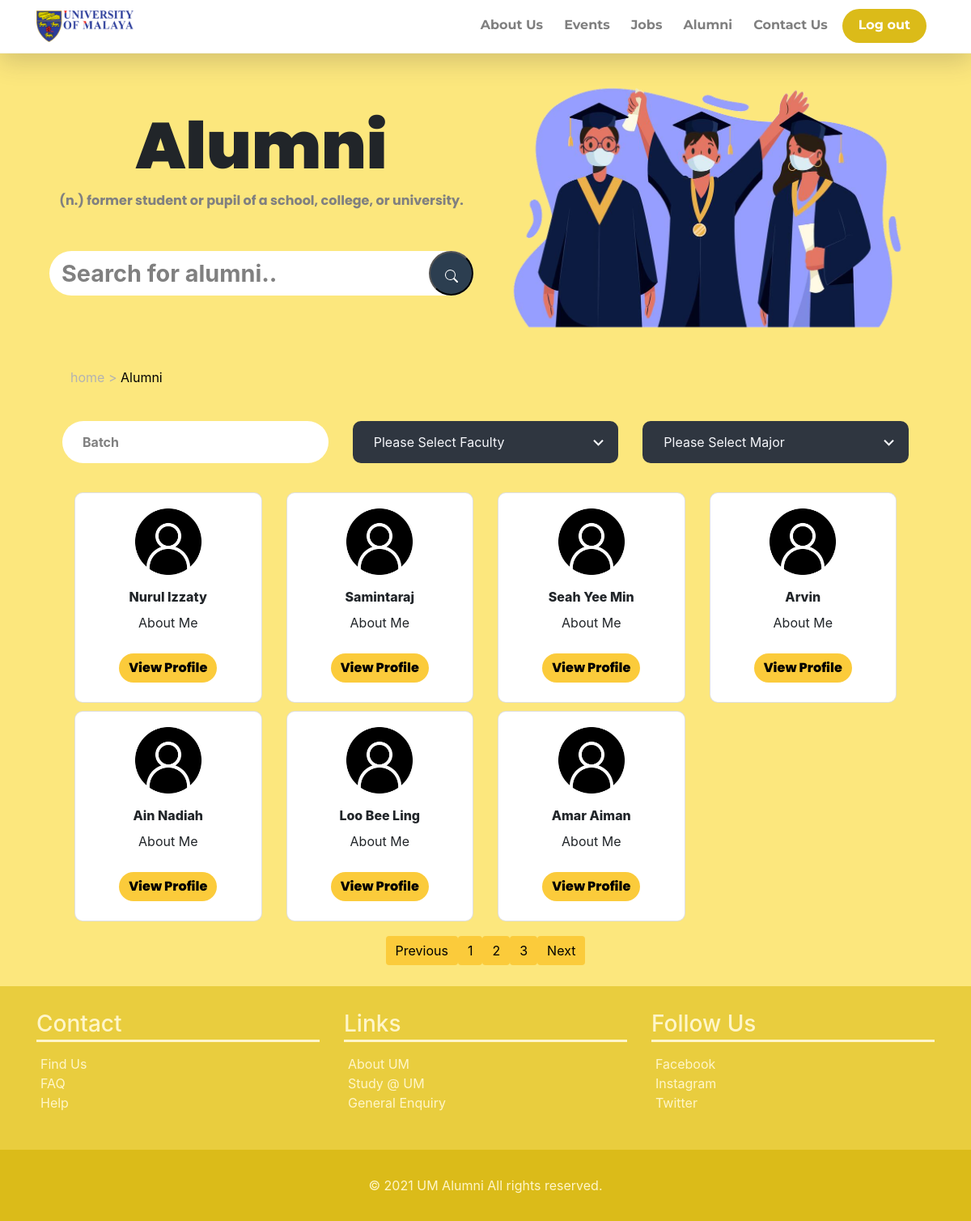
Before: /alumni.php?page=3 (signed in) with the older database file.
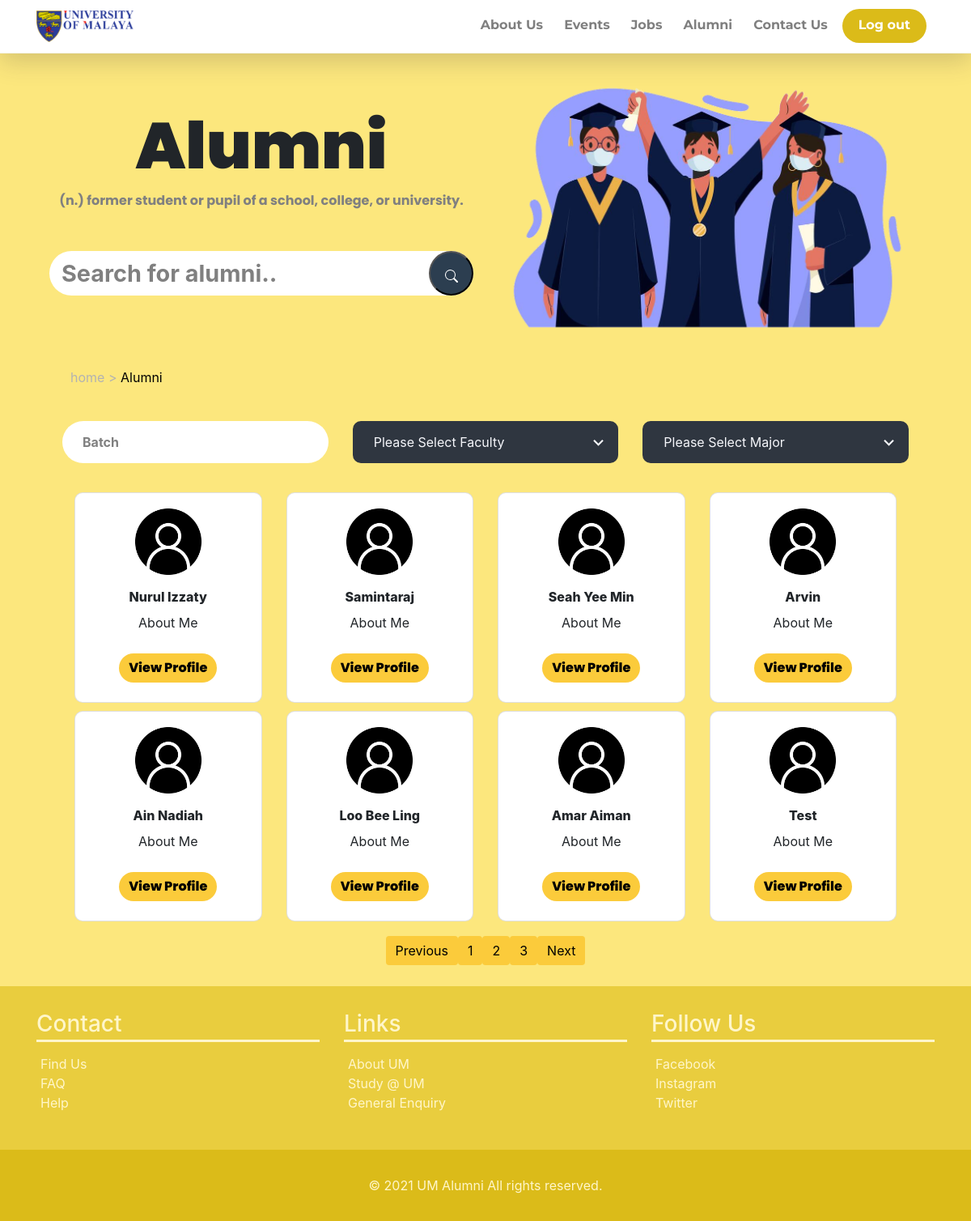
After: the same page with the newer database file.
### tables this page shows
CREATE TABLE `users` (
  `id` int(10) UNSIGNED NOT NULL,
  `full_name` varchar(100) NOT NULL,
  `email` varchar(100) NOT NULL,
  `password` varchar(100) NOT NULL,
  `grad_year` year(4) NOT NULL,
  `profile_picture_url` varchar(100) NOT NULL,
  `enroll_year` year(4) NOT NULL,
  `fac_id` int(10) UNSIGNED NOT NULL,
  `status_id` int(10) UNSIGNED NOT NULL,
  `country_id` int(10) UNSIGNED NOT NULL
);

### alumni.php (the view, shortened to what this page needs)
<?php
include_once("include/config.php");
if(isset($_GET['page'])){
    $page = $_GET['page'];
}else{
    $page = 1;
}
$results_per_page = 12;
$start_from = ($page-1)*12;
$result = $conn->query("SELECT * FROM users LIMIT $start_from,$results_per_page");
$user = $conn->query("SELECT SQL_CALC_FOUND_ROWS * FROM users")->fetchAll();
$user = $conn->prepare("SELECT FOUND_ROWS()");
$user->execute();
$row_count =$user->fetchColumn();
$number_of_page = ceil ($row_count / $results_per_page);
?>
<!DOCTYPE html>
<html lang="en">
<head>
    <link rel="stylesheet" href="https://cdn.jsdelivr.net/npm/bootstrap@4.6.0/dist/css/bootstrap.min.css"
>
    <link rel="stylesheet" href="https://cdnjs.cloudflare.com/ajax/libs/twitter-bootstrap/4.1.3/css/bootstrap.min.css">
    <link rel="stylesheet" href="https://cdnjs.cloudflare.com/ajax/libs/ionicons/2.0.1/css/ionicons.min.css">
    <link href="styles/style.css" rel="stylesheet">
    <link href="styles/alumni.css" rel="stylesheet">
    <link href="styles/page_error.css" rel="stylesheet" type="text/css">
    <link href="http://cdnjs.cloudflare.com/ajax/libs/font-awesome/4.3.0/css/font-awesome.css" rel="stylesheet"
        type='text/css'>
    <link rel="stylesheet" href="https://cdnjs.cloudflare.com/ajax/libs/font-awesome/5.15.3/css/all.min.css"/>
    <link href="./node_modules/bootstrap-icons/font/bootstrap-icons.css" rel="stylesheet">
</head>
<body class="d-flex flex-column h-100">
    <?php include_once("navigation.php"); ?>
    <main>
    <?php if(isset($_SESSION['logged_in'])) { ?>
        <?php if($_SESSION['status'] == 1 || $_SESSION['status'] == 3) { ?>
        <div class="error_container">
            <h1><i style="color:red;" class="fas fa-exclamation-triangle"></i> Access Denied!</h1>
            <p>
                You do not have access to this page.
                Kindly wait for your account approval.
            </p>
        </div>
    <?php } else { ?>
    <div class="container">
        <div class="row graduate-text">
            <div class="col  alumni-text">
                <h1>Alumni</h1>
                <p>(n.) former student or pupil of a school, college, or university. </p>
                <form action="process_search_alumni.php" method="POST">
                    <div class="search-box">
                        <input type="text" name="full_name" placeholder="Search for alumni..">
                        <button type="submit" name="submit" class="search-icon">
                        </button>
                    </div>
                </form>
            </div>
            <div class="col d-none d-lg-block graduate">
                <img src="images/graduate.png" alt="graduate">
            </div>
        </div>
        <div class="row indi-box">
            <div class="col-4 indicator">
                <p><a href="index.html">home</a> > <span><a href="alumni.html">Alumni</a></span></p>
            </div>
        </div>
        <div class="row filter">
            <div class="col-lg-4 search-input">
                <input type="text" name="batch" placeholder="Batch" class="batch">
            </div>
            <div class="col-lg-4 break">
                <select name="faculty" id="main-menu" class="custom-select">
                    <option value="selectF" disabled selected>Please Select Faculty</option>
                </select>
            </div>
            <div class="col-lg-4 break">
                <select name="major" id="sub-menu" class="custom-select">
                    <option value="selectM" disabled selected>Please Select Major</option>
                </select>
            </div>
        </div>
        <div class="row cards">
            <?php foreach($result as $col){ ?>
                    <div class="col-md-3 col-sm-6 col-xs-12 spc">
                        <div class="card">
                            <img src="images/avatar.png" alt="man">
                            <div class="desc">
                                <p class="name" style="font-weight: 800;"><?php echo htmlspecialchars($col['full_name']); ?></p>
                                <p class="abtMe">About Me</p>
                            </div>
                            <div class="button">
                                <a class="btn btn-primary" href="viewprofile.php?id=<?php echo $col['id']?>" role="button">View Profile</a>
                            </div>
                        </div>
                    </div>
            <?php }?>
        </div>
        <ul class="pagination justify-content-center">
            <?php
                if($page>1){
                    echo "<a href='alumni.php?page=".($page-1)."' class='btn btn-danger rounded'>Previous</a>";
                }
                for($i=1; $i<=$number_of_page; $i++){
                    echo "<a href='alumni.php?page=".$i."' class='btn btn-primary rounded'>$i</a>";
                }
                if($i>$page){
                    echo "<a href='alumni.php?page=".($page+1)."' class='btn btn-danger rounded'>Next</a>";
                }
            ?>
        </ul>
        </div>
    <?php } ?>
    <?php } ?>
    </main>
    <?php include_once("footer.php"); ?>
</body>
</html>

Changed rows visible on the page:
added users: full_name "Test"
